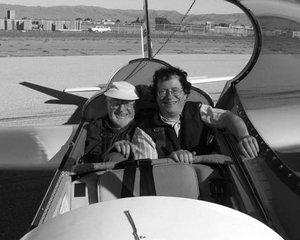
//> input picture cpp_opencv/03_imgproc_module/22_match_template/Template_Matching_Original_Image.jpg, 300 x 240 px
$ ./extract_lines ../22_match_template/Template_Matching_Original_Image.jpg   (built with g++ and OpenCV 4)
//> lines starting //> are read from the running program, lines starting //| are printed output that depends on the picture; after the words box and inside, x2 and y2 are one past the last pixel; in counts of white or black regions, pixels touching at a corner belong together
/**
 * @file Morphology_3(Extract_Lines).cpp
 * @brief Use morphology transformations for extracting horizontal and vertical lines sample code
 * @author OpenCV team
 */

#include <opencv2/core.hpp>
#include <opencv2/imgproc.hpp>
#include <opencv2/highgui.hpp>
#include <iostream>

void show_wait_destroy(const char* winname, cv::Mat img);

using namespace std;
using namespace cv;

int main(int argc, char** argv)
{
    //! [load_image]
    CommandLineParser parser(argc, argv, "{@input | ../../data/src.png | input image}");
    Mat src = imread(parser.get<String>("@input"), IMREAD_COLOR);
//> src is the input picture: 240 rows x 300 cols, CV_8UC3; min 0, max 255, mean 118.1
    if (src.empty())
    {
        cout << "Could not open or find the image!\n" << endl;
        cout << "Usage: " << argv[0] << " <Input image>" << endl;
        return -1;
    }

    // Show source image
    imshow("src", src);
    //! [load_image]

    //! [gray]转成灰度图
    // Transform source image to gray if it is not already
    Mat gray;

    if (src.channels() == 3)
    {
        cvtColor(src, gray, COLOR_BGR2GRAY);
    }
    else
    {
        gray = src;
    }

    // Show gray image
    show_wait_destroy("gray", gray);
    //! [gray]

    //! [bin]抓成二值图
    // Apply adaptiveThreshold at the bitwise_not of gray, notice the ~ symbol
    Mat bw;
    adaptiveThreshold(~gray, bw, 255, ADAPTIVE_THRESH_MEAN_C, THRESH_BINARY, 15, -2);
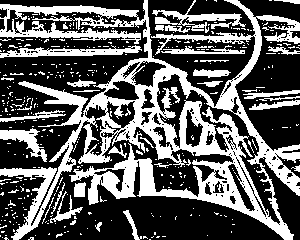
//> bw: 240 rows x 300 cols, CV_8UC1; 37% white; 414 white regions (381 under 20 px), largest, box (x1, y1, x2, y2) and area: (0, 0, 300, 240) 20075, (0, 45, 142, 58) 865, (152, 0, 246, 33) 848

    // Show binary image
    show_wait_destroy("binary", bw);
    //! [bin]

    //! [init]
    // Create the images that will use to extract the horizontal and vertical lines
    Mat horizontal = bw.clone();
    Mat vertical = bw.clone();
    //! [init]

    //! [horiz]创建提取水平线的卷积核（结构元素）
    // Specify size on horizontal axis
    int horizontal_size = horizontal.cols / 30;
//> horizontal_size = 10

    // Create structure element for extracting horizontal lines through morphology operations
    Mat horizontalStructure = getStructuringElement(MORPH_RECT, Size(horizontal_size, 1));
//> horizontalStructure = [1, 1, 1, 1, 1, 1, 1, 1, 1, 1]

    // Apply morphology operations先腐蚀再膨胀
    erode(horizontal, horizontal, horizontalStructure, Point(-1, -1));
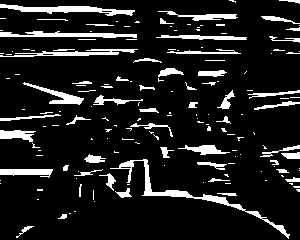
//> horizontal: 240 rows x 300 cols, CV_8UC1; 11.6% white; 163 white regions (107 under 20 px), largest, box (x1, y1, x2, y2) and area: (110, 159, 290, 239) 982, (0, 4, 135, 16) 686, (0, 31, 137, 38) 557
    dilate(horizontal, horizontal, horizontalStructure, Point(-1, -1));
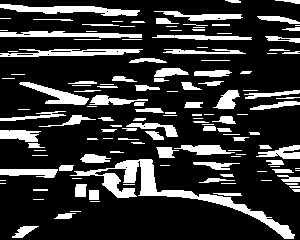
//> horizontal: 240 rows x 300 cols, CV_8UC1; 20.6% white; 137 white regions (47 under 20 px), largest, box (x1, y1, x2, y2) and area: (70, 159, 295, 239) 2517, (0, 4, 140, 16) 841, (0, 49, 143, 57) 704

    // Show extracted horizontal lines
    show_wait_destroy("horizontal", horizontal);
    //! [horiz]

    //! [vert]创建提取垂直线的卷积核（结构元素）
    // Specify size on vertical axis
    int vertical_size = vertical.rows / 30;
//> vertical_size = 8

    // Create structure element for extracting vertical lines through morphology operations
    Mat verticalStructure = getStructuringElement(MORPH_RECT, Size(1, vertical_size));
//> verticalStructure = [1, 1, 1, 1, 1, 1, 1, 1]

    // Apply morphology operations先腐蚀再膨胀
    erode(vertical, vertical, verticalStructure, Point(-1, -1));
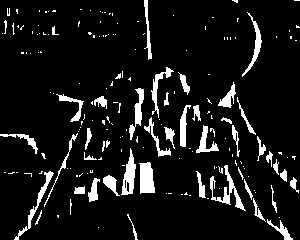
//> vertical: 240 rows x 300 cols, CV_8UC1; 9% white; 182 white regions (136 under 20 px), largest, box (x1, y1, x2, y2) and area: (139, 162, 155, 194) 402, (210, 165, 246, 211) 402, (121, 148, 136, 195) 357
    dilate(vertical, vertical, verticalStructure, Point(-1, -1));
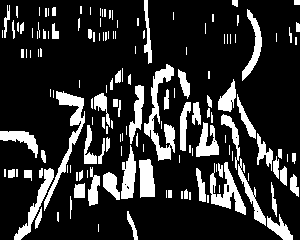
//> vertical: 240 rows x 300 cols, CV_8UC1; 18.5% white; 153 white regions (82 under 20 px), largest, box (x1, y1, x2, y2) and area: (144, 64, 175, 161) 1050, (44, 91, 85, 211) 905, (210, 162, 246, 215) 741

    // Show extracted vertical lines
    show_wait_destroy("vertical", vertical);
    //! [vert]

    //! [smooth]
    // Inverse vertical image
    bitwise_not(vertical, vertical);
    show_wait_destroy("vertical_bit", vertical);

	//１，２提取图像的轮廓，３，４，５与平滑图像
    // Extract edges and smooth image according to the logic
    // 1. extract edges
    // 2. dilate(edges)
    // 3. src.copyTo(smooth)
    // 4. blur smooth img
    // 5. smooth.copyTo(src, edges)

    // Step 1提取边沿轮廓
    Mat edges;
    adaptiveThreshold(vertical, edges, 255, ADAPTIVE_THRESH_MEAN_C, THRESH_BINARY, 3, -2);
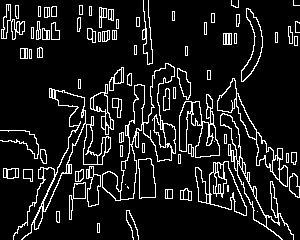
//> edges: 240 rows x 300 cols, CV_8UC1; 10.8% white in thin lines or dots
    show_wait_destroy("edges", edges);

    // Step 2膨胀一下
    Mat kernel = Mat::ones(2, 2, CV_8UC1);
    dilate(edges, edges, kernel);
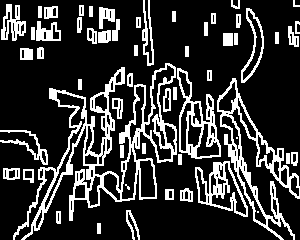
//> edges: 240 rows x 300 cols, CV_8UC1; 20.9% white; 56 white regions (3 under 20 px), largest, box (x1, y1, x2, y2) and area: (13, 63, 177, 240) 5249, (217, 78, 300, 240) 2457, (177, 68, 221, 159) 1167
    show_wait_destroy("dilate", edges);

    // Step 3
    Mat smooth;
    vertical.copyTo(smooth);

    // Step 4使用均值滤波器平滑一下
    blur(smooth, smooth, Size(2, 2));

    // Step 5
    smooth.copyTo(vertical, edges);

    // Show final result
    show_wait_destroy("smooth - final", vertical);
    //! [smooth]

    return 0;
}

void show_wait_destroy(const char* winname, cv::Mat img) {
    imshow(winname, img);
    moveWindow(winname, 500, 0);
    waitKey(0);
    destroyWindow(winname);
}
